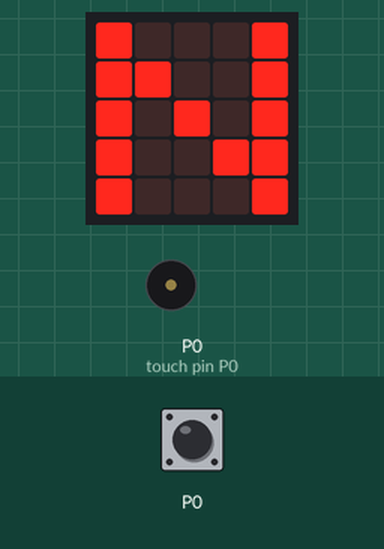
This program was run on a simulated BBC micro:bit running MicroPython. On the bench: the board's 5×5 LED display, buzzer (waves = sounding). Inputs (shaded band) come from the test bench.

Above: at 1.2 s.
1.3 s: touch pin P0 pressed for 0.15 s
At 1.51 s:
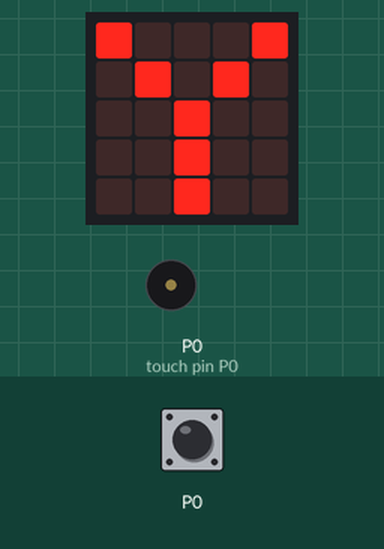
At 2.37 s:
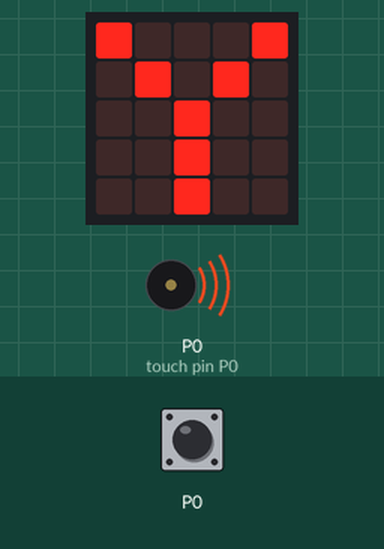
Timing chart, 0 to 8.0 s (numbered marks = the images above; inputs shaded):
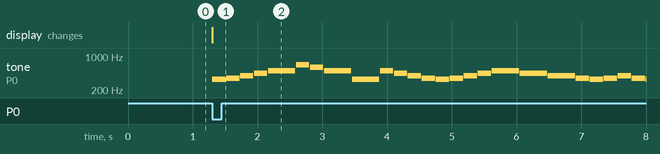

Measured:
- after the input at 1.3 s, tone on P0 (touch pin P0): plays 330 Hz for 0.21 s, 349 Hz for 0.21 s, 392 Hz for 0.21 s, 440 Hz for 0.21 s, 494 Hz for 0.42 s, 659 Hz for 0.21 s … (26 notes in this stretch), starting at once; the display: changes at once (image 1)

The program:

microbit_bad_apple.py
```python
# Imports go at the top
from microbit import *
import music
music.set_tempo(bpm=138)

while True:
    if pin0.is_touched():
        display.show("Y")
        #verse
        music.play('E4:2')
        music.play('F4:2')
        music.play('G4:2')
        music.play('A4:2')
        music.play('B4:4')
        music.play('E5:2')
        music.play('D5:2')
        music.play('B4:4')
        music.play('E4:4')
        music.play('B4:2')
        music.play('A4:2')
        music.play('G4:2')
        music.play('F4:2')
        music.play('E4:2')
        music.play('F4:2')
        music.play('G4:2')
        music.play('A4:2')
        music.play('B4:4')
        music.play('A4:4')
        music.play('G4:4')
        music.play('F4:2')
        music.play('E4:2')
        music.play('F4:2')
        music.play('G4:2')
        music.play('F4:2')
        music.play('E4:2')
        music.play('D3:2')
        music.play('F4:2')
        music.play('E4:2')
        music.play('F4:2')
        music.play('G4:2')
        music.play('A4:2')
        music.play('B4:4')
        music.play('E5:2')
        music.play('D5:2')
        music.play('B4:4')
        music.play('E4:4')
        music.play('B4:2')
        music.play('A4:2')
        music.play('G4:2')
        music.play('F4:2')
        music.play('E4:2')


        music.play('F4:2')
        music.play('G4:2')
        music.play('A4:2')
        music.play('B4:4')


        music.play('F4')
        music.play('G4')
        music.play('A4')
        music.play('B4')

        #bridge
        music.play('D4:2')
        music.play('E5:2')
        music.play('G4:2')
        music.play('A4:2')
        music.play('B4:4')
        music.play('A4:2')
        music.play('B4:2')

        music.play('D4:2')
        music.play('E5:2')
        music.play('G4:2')
        music.play('A4:2')
        music.play('B4:4')
        music.play('A4:2')
        music.play('B4:2')

        music.play('A4:2')
        music.play('G4:2')
        music.play('F4:2')
        music.play('D4:2')
        music.play('E4:4')
        music.play('D4:2')
        music.play('E4:2')

        music.play('F4:2')
        music.play('G4:2')
        music.play('A4:2')
        music.play('B4:2')
        music.play('E4:4')

        music.play('D5:2')
        music.play('E5:2')
        music.play('B4:2')
        music.play('A4:2')
        music.play('G4:4')

        music.play('A4:2')
        music.play('B4:2')

        music.play('D5:2')
        music.play('E5:2')
        music.play('G4:2')
        music.play('A4:2')
        music.play('G4:4')

        music.play('A4:2')
        music.play('B4:2')

        music.play('A4:2')
        music.play('G4:2')
        music.play('F4:2')
        music.play('D4:2')
        music.play('E4:4')

        music.play('D4:2')
        music.play('E4:2')

        music.play('F4:2')
        music.play('G4:2')
        music.play('A4:2')
        music.play('B4:2')
        music.play('E4:4')
        music.play('G4:2')
        music.play('D4:2')

        music.play('G5:2')
        music.play('F5:2')
        music.play('E5:2')
        music.play('D5:2')
        music.play('B4:4')
        music.play('A4:2')
        music.play('B4:2')

        music.play('D5:2')
        music.play('E5:2')
        music.play('B4:2')
        music.play('A4:2')
        music.play('B4:4')
        music.play('A4:2')
        music.play('G4:2')

        music.play('G5:2')
        music.play('F5:2')
        music.play('E5:2')
        music.play('D5:2')
        music.play('B4:4')
        music.play('A4:2')
        music.play('B4:2')

        music.play('A4:2')
        music.play('G4:2')
        music.play('F4:2')
        music.play('D4:2')
        music.play('E4:8')
    else:
        display.show("N")
```
